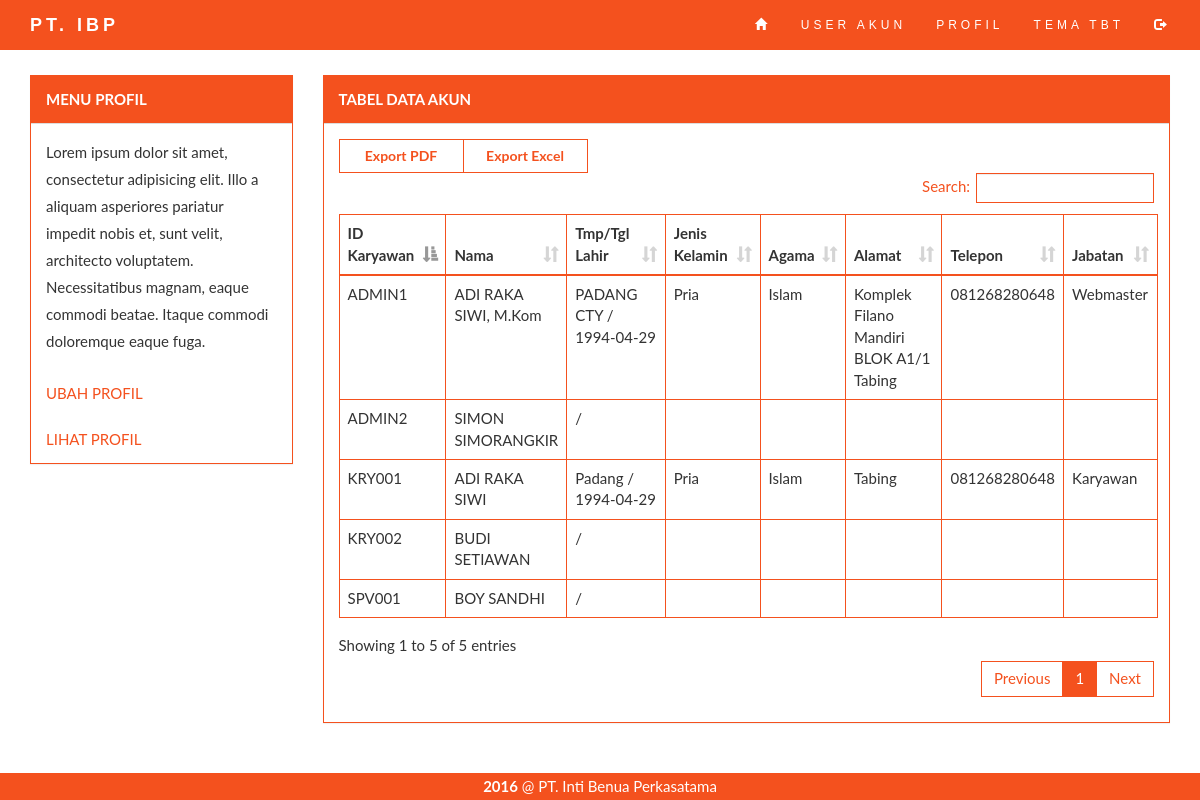
The app's page /public/webmaster/lihat-profil.php (signed in) with its own data.
### tables this page shows
CREATE TABLE `tbuserprofil` (
  `idkaryawan` varchar(255) NOT NULL,
  `nama` varchar(255) NOT NULL,
  `tmplahir` varchar(255) DEFAULT NULL,
  `tgllahir` date DEFAULT NULL,
  `jekel` enum('Pria','Wanita') DEFAULT NULL,
  `agama` enum('Islam','Katolik','Protestan','Hindu','Buddha','Konghucu') DEFAULT NULL,
  `alamat` text,
  `telepon` varchar(255) DEFAULT NULL,
  `jabatan` varchar(255) DEFAULT NULL
);

### public/webmaster/lihat-profil.php (the view, shortened to what this page needs)
<?php include('partials/header.php') ?>
<div class="container">
	<div class="row">
		<div class="col-md-3 col-sm-3">
			<?php include('partials/profil-menu.php') ?>
		</div>
		<div class="col-md-9 col-sm-9">
			<div class="panel panel-default">
				<div class="panel-heading">
					<b>TABEL DATA AKUN</b>
				</div>
				<div class="panel-body">
					<table class="table table-bordered tabel-profil display">
						<thead>
							<th>ID Karyawan</th>
							<th>Nama</th>
							<th>Tmp/Tgl Lahir</th>
							<th>Jenis Kelamin</th>
							<th>Agama</th>
							<th>Alamat</th>
							<th>Telepon</th>
							<th>Jabatan</th>
						</thead>
						<tbody>
							<?php
								include('../../incl/koneksi.php');
								$sql = "SELECT * FROM tbuserprofil";
								$result = mysqli_query($conn, $sql);
								if (mysqli_num_rows($result) > 0) {
									while($row = mysqli_fetch_assoc($result)) {
							?>
								<tr>
									<td><?php echo $row["idkaryawan"] ?></td>
									<td><?php echo $row["nama"] ?></td>
									<td><?php echo $row["tmplahir"].' / '.$row["tgllahir"] ?></td>
									<td><?php echo $row["jekel"] ?></td>
									<td><?php echo $row["agama"] ?></td>
									<td><?php echo $row["alamat"] ?></td>
									<td><?php echo $row["telepon"] ?></td>
									<td><?php echo $row["jabatan"] ?></td>
								</tr>
							<?php
									}
								}
							?>
						</tbody>
					</table>
				</div>
			</div>
		</div>
	</div>
</div>
<?php include('partials/footer.php') ?>

### asset/css/style.css (style rules this page uses)
.conten { font: 400 15px Lato, sans-serif; line-height: 1.8; padding-top: 75px; padding-bottom: 30px; }
.panel-default > .panel-heading { background-color: #f4511e; color: #ffffff; border-radius: 0; }
.panel-default { border-color: #f4511e; border-radius: 0; }
.table-bordered { border: 1px solid #f4511e; }
.table-bordered > tbody > tr > td, .table-bordered > tbody > tr > th, .table-bordered > tfoot > tr > td, .table-bordered > tfoot > tr > th, .table-bordered > thead > tr > td, .table-bordered > thead > tr > th { border: 1px solid #f4511e; }

### records on screen
tbuserprofil: idkaryawan "KRY001", nama "ADI RAKA SIWI", tmplahir "Padang", tgllahir "1994-04-29", jekel "Pria", agama "Islam", alamat "Tabing", telepon "081268280648", jabatan "Karyawan"
tbuserprofil: idkaryawan "SPV001", nama "BOY SANDHI"
tbuserprofil: idkaryawan "ADMIN1", nama "ADI RAKA SIWI, M.Kom", tmplahir "PADANG CTY", tgllahir "1994-04-29", jekel "Pria", agama "Islam", alamat "Komplek Filano Mandiri BLOK A1/1 Tabing", telepon "081268280648", jabatan "Webmaster"
tbuserprofil: idkaryawan "KRY002", nama "BUDI SETIAWAN"
tbuserprofil: idkaryawan "ADMIN2", nama "SIMON SIMORANGKIR"
